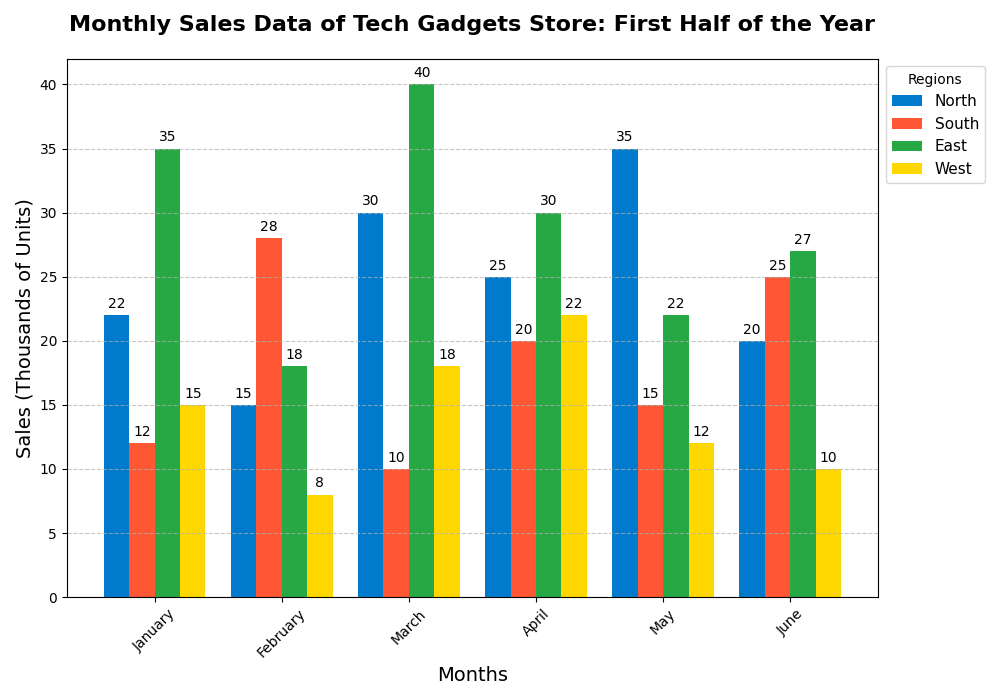

Write Python code to recreate this figure.
import matplotlib.pyplot as plt
import numpy as np

# Months and regions
months = ['January', 'February', 'March', 'April', 'May', 'June']
regions = ['North', 'South', 'East', 'West']

# Altered sales data for each region (in thousands of units)
north_sales = [22, 15, 30, 25, 35, 20]  # shuffled
south_sales = [12, 28, 10, 20, 15, 25]  # shuffled
east_sales = [35, 18, 40, 30, 22, 27]  # shuffled
west_sales = [15, 8, 18, 22, 12, 10]   # shuffled

# Colors for the bars
colors = ['#007ACC', '#FF5733', '#28A745', '#FFD700']

# Create a figure and axis for plotting
fig, ax = plt.subplots(figsize=(10, 7))

# Plot each region's sales data as a bar chart
bar_width = 0.2
index = np.arange(len(months))

bars_north = ax.bar(index - bar_width*1.5, north_sales, bar_width, label='North', color=colors[0])
bars_south = ax.bar(index - bar_width/2, south_sales, bar_width, label='South', color=colors[1])
bars_east = ax.bar(index + bar_width/2, east_sales, bar_width, label='East', color=colors[2])
bars_west = ax.bar(index + bar_width*1.5, west_sales, bar_width, label='West', color=colors[3])

# Add titles and labels
ax.set_title("Monthly Sales Data of Tech Gadgets Store: First Half of the Year", fontsize=16, fontweight='bold', pad=20)
ax.set_xlabel("Months", fontsize=14)
ax.set_ylabel("Sales (Thousands of Units)", fontsize=14)

# Set the x-axis labels and ticks
ax.set_xticks(index)
ax.set_xticklabels(months)
plt.xticks(rotation=45)

# Add a legend
ax.legend(title='Regions', loc='upper left', bbox_to_anchor=(1, 1), fontsize=11)

# Annotate bars with their values
for bars in [bars_north, bars_south, bars_east, bars_west]:
    for bar in bars:
        height = bar.get_height()
        ax.annotate(f'{height}', xy=(bar.get_x() + bar.get_width()/2, height), xytext=(0, 3), 
                    textcoords="offset points", ha='center', va='bottom', fontsize=10)

# Add gridlines for better readability
ax.yaxis.grid(True, linestyle='--', alpha=0.7)

# Adjust layout to prevent clipping of labels and titles
plt.tight_layout()

# Display the plot
plt.show()
